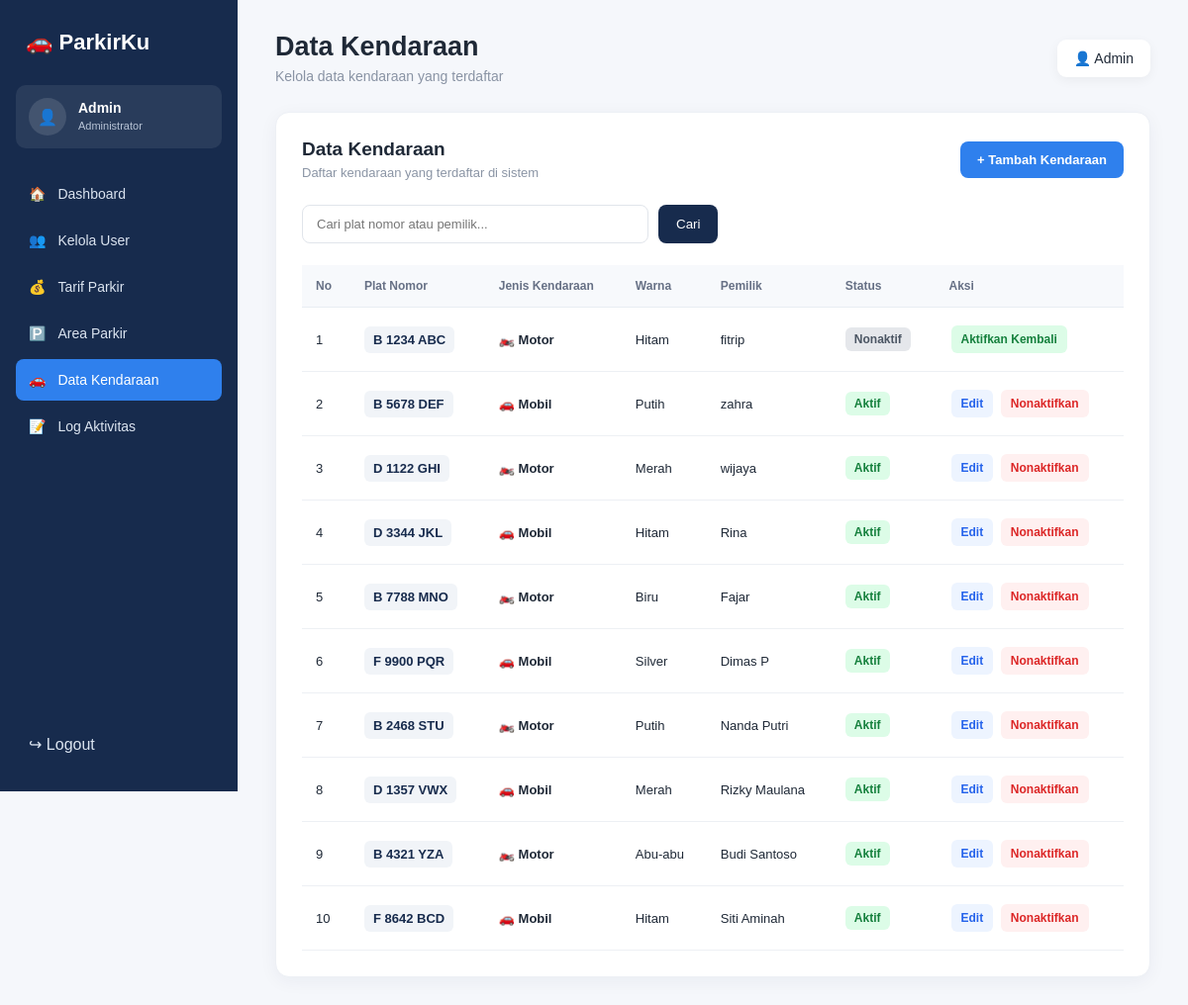
/view/data_kendaraan.php (signed in), run on the app's committed database.
### tables this page shows
CREATE TABLE `tb_kendaraan` (
  `id_kendaraan` int NOT NULL,
  `plat_nomor` varchar(15) NOT NULL,
  `jenis_kendaraan` varchar(20) NOT NULL,
  `warna` varchar(20) NOT NULL,
  `pemilik` varchar(100) NOT NULL,
  `id_user` int NOT NULL,
  `status_kendaraan` enum('aktif','nonaktif') NOT NULL DEFAULT 'aktif'
);

### view/data_kendaraan.php (the view, shortened to what this page needs)
<?php
include "../model/m_koneksi.php";
$query = mysqli_query(
    $conn,
    "SELECT *
     FROM tb_kendaraan
     ORDER BY id_kendaraan ASC"
);
$data_kendaraan = [];
while ($row = mysqli_fetch_assoc($query)) {
    $data_kendaraan[] = $row;
}
?>
<!DOCTYPE html>
<html lang="id">
<head>
    <link rel="stylesheet" href="../asset/kendaraan.css">
</head>
<body>
<aside class="sidebar">
    <div class="logo">
        🚗 <span>ParkirKu</span>
    </div>
    <div class="admin">
        <div class="avatar">👤</div>
        <div>
            <strong>Admin</strong>
            <small>Administrator</small>
        </div>
    </div>
    <nav>
        <a href="dashboard_admin.php">
            🏠 <span>Dashboard</span>
        </a>
        <a href="kelola_user.php">
            👥 <span>Kelola User</span>
        </a>
        <a href="tarif_parkir.php">
            💰 <span>Tarif Parkir</span>
        </a>
        <a href="area_parkir.php">
            🅿️ <span>Area Parkir</span>
        </a>
        <a href="data_kendaraan.php" class="active">
            🚗 <span>Data Kendaraan</span>
        </a>
        <a href="log_aktivitas.php">
            📝 <span>Log Aktivitas</span>
        </a>
    </nav>
    <a href="login.php" class="logout">
        ↪ <span>Logout</span>
    </a>
</aside>
<main class="main">
    <header class="header">
        <div>
            <h1>Data Kendaraan</h1>
            <p>
                Kelola data kendaraan yang terdaftar
            </p>
        </div>
        <div class="profile">
            👤 Admin
        </div>
    </header>
    <section class="card">
        <div class="card-header">
            <div>
                <h2>Data Kendaraan</h2>
                <p>
                    Daftar kendaraan yang terdaftar di sistem
                </p>
            </div>
            <a href="tambah_kendaraan.php" class="btn-add">
                + Tambah Kendaraan
            </a>
        </div>
        <form method="GET" class="search">
            <input
                type="text"
                name="cari"
                placeholder="Cari plat nomor atau pemilik..."
                value="<?= htmlspecialchars($_GET['cari'] ?? ''); ?>"
            >
            <button type="submit">
                Cari
            </button>
        </form>
        <div class="table-wrapper">
            <table>
                <thead>
                    <tr>
                        <th>No</th>
                        <th>Plat Nomor</th>
                        <th>Jenis Kendaraan</th>
                        <th>Warna</th>
                        <th>Pemilik</th>
                        <th>Status</th>
                        <th>Aksi</th>
                    </tr>
                </thead>
                <tbody>
                <?php
                $no = 1;
                ?>
                <?php foreach ($data_kendaraan as $kendaraan): ?>
                    <?php
                    $plat = $kendaraan['plat_nomor'] ?? '';
                    $pemilik = $kendaraan['pemilik'] ?? '';
                    $status = $kendaraan['status_kendaraan'] ?? 'aktif';
                    ?>
                    <tr>
                        <td><?= $no++; ?></td>
                        <td>
                            <span class="plat">
                                <?= htmlspecialchars($plat); ?>
                            </span>
                        </td>
                        <td>
                            <span class="vehicle">
                                <?php
                                if ($kendaraan['jenis_kendaraan'] == 'motor') {
                                    echo "🏍️";
                                } elseif ($kendaraan['jenis_kendaraan'] == 'mobil') {
                                    echo "🚗";
                                } else {
                                    echo "🚙";
                                }
                                ?>
                                <?= htmlspecialchars(
                                    $kendaraan['jenis_kendaraan']
                                ); ?>
                            </span>
                        </td>
                        <td>
                            <?= htmlspecialchars($kendaraan['warna']); ?>
                        </td>
                        <td>
                            <?= htmlspecialchars($pemilik); ?>
                        </td>
                        <td>
                            <span class="status-kendaraan <?= $status === 'nonaktif' ? 'nonaktif' : 'aktif'; ?>">
                                <?= $status === 'nonaktif' ? 'Nonaktif' : 'Aktif'; ?>
                            </span>
                        </td>
                        <td class="aksi-kendaraan">
                            <?php if ($status === 'aktif'): ?>
                                <a
                                    href="edit_kendaraan.php?id_kendaraan=<?= (int) $kendaraan['id_kendaraan']; ?>"
                                    class="edit"
                                >
                                    Edit
                                </a>
                                <a
                                    href="../controller/c_kendaraan.php?aksi=nonaktif&id_kendaraan=<?= (int) $kendaraan['id_kendaraan']; ?>"
                                    class="nonaktifkan"
                                    onclick="return confirm('Nonaktifkan kendaraan ini? Kendaraan tidak akan bisa digunakan untuk transaksi baru.');"
                                >
                                    Nonaktifkan
                                </a>
                            <?php else: ?>
                                <a
                                    href="../controller/c_kendaraan.php?aksi=aktifkan&id_kendaraan=<?= (int) $kendaraan['id_kendaraan']; ?>"
                                    class="aktifkan"
                                    onclick="return confirm('Aktifkan kembali kendaraan ini?');"
                                >
                                    Aktifkan Kembali
                                </a>
                            <?php endif; ?>
                        </td>
                    </tr>
                <?php endforeach; ?>
                </tbody>
            </table>
        </div>
    </section>
</main>
</body>
</html>

### asset/kendaraan.css (style rules this page uses)
* { margin: 0; padding: 0; box-sizing: border-box; }
body { font-family: Arial, sans-serif; background: #f5f7fb; color: #1f2937; }
.sidebar { position: fixed; left: 0; top: 0; width: 240px; height: 100vh; background: #172b4d; padding: 25px 16px; color: white; }
.logo { font-size: 22px; font-weight: bold; padding: 5px 10px 30px; }
.admin { display: flex; align-items: center; gap: 12px; padding: 13px; background: rgba(255,255,255,.08); border-radius: 10px; margin-bottom: 25px; }
.avatar { width: 38px; height: 38px; display: flex; align-items: center; justify-content: center; background: rgba(255,255,255,.12); border-radius: 50%; }
.admin strong { display: block; font-size: 14px; }
.admin small { color: #b8c4d6; font-size: 11px; }
nav a { display: flex; align-items: center; gap: 12px; padding: 13px; margin-bottom: 5px; border-radius: 8px; color: #dbe4f0; text-decoration: none; font-size: 14px; }
nav a.active { background: #2f80ed; color: white; }
.logout { position: absolute; bottom: 25px; left: 16px; right: 16px; padding: 13px; color: #dbe4f0; text-decoration: none; border-radius: 8px; }
.main { margin-left: 240px; padding: 32px 38px; }
.header { display: flex; justify-content: space-between; align-items: center; margin-bottom: 28px; }
.header h1 { font-size: 27px; margin-bottom: 6px; }
.header p { color: #8993a4; font-size: 14px; }
.profile { background: white; padding: 11px 17px; border-radius: 9px; box-shadow: 0 3px 12px rgba(0,0,0,.05); font-size: 14px; }
.card { background: white; border-radius: 14px; padding: 26px; border: 1px solid #edf0f5; box-shadow: 0 4px 18px rgba(23,43,77,.05); }
.card-header { display: flex; align-items: center; justify-content: space-between; margin-bottom: 25px; }
.card-header h2 { font-size: 19px; margin-bottom: 5px; }
.card-header p { color: #8b95a5; font-size: 13px; }
.btn-add { background: #2f80ed; color: white; text-decoration: none; padding: 11px 17px; border-radius: 8px; font-size: 13px; font-weight: bold; }
.search { display: flex; gap: 10px; margin-bottom: 22px; }
.search input { width: 350px; padding: 11px 14px; border: 1px solid #e1e5eb; border-radius: 8px; outline: none; font-size: 13px; }
.search button { border: none; background: #172b4d; color: white; padding: 0 18px; border-radius: 8px; cursor: pointer; }
.table-wrapper { overflow-x: auto; }
table { width: 100%; border-collapse: collapse; }
thead { background: #f7f9fc; }
th { padding: 14px; text-align: left; color: #667085; font-size: 12px; border-bottom: 1px solid #e8edf3; }
td { padding: 16px 14px; border-bottom: 1px solid #edf0f4; font-size: 13px; }
.plat { font-weight: bold; color: #172b4d; background: #f1f4f8; padding: 6px 9px; border-radius: 6px; }
.vehicle { display: inline-flex; align-items: center; gap: 7px; font-weight: 600; text-transform: capitalize; }
.edit, .delete { display: inline-block; text-decoration: none; font-size: 12px; font-weight: bold; padding: 7px 11px; border-radius: 6px; }
.edit { color: #2f6fed; background: #edf4ff; }

### view/data_kendaraan.php (style rules this page uses)
.status-kendaraan { display: inline-block; padding: 5px 9px; border-radius: 6px; font-size: 12px; font-weight: bold; }
.status-kendaraan.aktif { color: #15803d; background: #dcfce7; }
.status-kendaraan.nonaktif { color: #4b5563; background: #e5e7eb; }
.aksi-kendaraan { white-space: nowrap; }
.aksi-kendaraan a { display: inline-block; text-decoration: none; padding: 7px 10px; margin: 2px; border-radius: 6px; font-size: 12px; font-weight: bold; }
.aksi-kendaraan .edit { color: #2563eb; background: #edf4ff; }
.aksi-kendaraan .nonaktifkan { color: #dc2626; background: #fff0f0; }
.aksi-kendaraan .aktifkan { color: #15803d; background: #dcfce7; }

### data on the page
tb_kendaraan: plat_nomor "B 1234 ABC", jenis_kendaraan "Motor", warna "Hitam", pemilik "fitrip", status_kendaraan "Nonaktif"
tb_kendaraan: plat_nomor "B 5678 DEF", jenis_kendaraan "Mobil", warna "Putih", pemilik "zahra", status_kendaraan "Aktif"
tb_kendaraan: plat_nomor "D 1122 GHI", jenis_kendaraan "Motor", warna "Merah", pemilik "wijaya", status_kendaraan "Aktif"
tb_kendaraan: plat_nomor "D 3344 JKL", jenis_kendaraan "Mobil", warna "Hitam", pemilik "Rina", status_kendaraan "Aktif"
tb_kendaraan: plat_nomor "B 7788 MNO", jenis_kendaraan "Motor", warna "Biru", pemilik "Fajar", status_kendaraan "Aktif"
tb_kendaraan: plat_nomor "F 9900 PQR", jenis_kendaraan "Mobil", warna "Silver", pemilik "Dimas P", status_kendaraan "Aktif"
tb_kendaraan: plat_nomor "B 2468 STU", jenis_kendaraan "Motor", warna "Putih", pemilik "Nanda Putri", status_kendaraan "Aktif"
tb_kendaraan: plat_nomor "D 1357 VWX", jenis_kendaraan "Mobil", warna "Merah", pemilik "Rizky Maulana", status_kendaraan "Aktif"
tb_kendaraan: plat_nomor "B 4321 YZA", jenis_kendaraan "Motor", warna "Abu-abu", pemilik "Budi Santoso", status_kendaraan "Aktif"
tb_kendaraan: plat_nomor "F 8642 BCD", jenis_kendaraan "Mobil", warna "Hitam", pemilik "Siti Aminah", status_kendaraan "Aktif"
